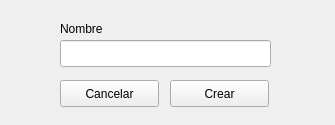
<?xml version="1.0" encoding="UTF-8"?>
<ui version="4.0">
 <class>Crear</class>
 <widget class="QWidget" name="Crear">
  <property name="geometry">
   <rect>
    <x>0</x>
    <y>0</y>
    <width>335</width>
    <height>125</height>
   </rect>
  </property>
  <property name="windowTitle">
   <string>Crear</string>
  </property>
  <widget class="QPushButton" name="cancelButton">
   <property name="geometry">
    <rect>
     <x>60</x>
     <y>80</y>
     <width>99</width>
     <height>27</height>
    </rect>
   </property>
   <property name="text">
    <string>Cancelar</string>
   </property>
  </widget>
  <widget class="QPushButton" name="addButton">
   <property name="geometry">
    <rect>
     <x>170</x>
     <y>80</y>
     <width>99</width>
     <height>27</height>
    </rect>
   </property>
   <property name="text">
    <string>Crear</string>
   </property>
  </widget>
  <widget class="QLineEdit" name="lineEdit">
   <property name="geometry">
    <rect>
     <x>60</x>
     <y>40</y>
     <width>211</width>
     <height>27</height>
    </rect>
   </property>
  </widget>
  <widget class="QLabel" name="label">
   <property name="geometry">
    <rect>
     <x>60</x>
     <y>20</y>
     <width>211</width>
     <height>17</height>
    </rect>
   </property>
   <property name="text">
    <string>Nombre</string>
   </property>
  </widget>
 </widget>
 <resources/>
 <connections/>
</ui>
